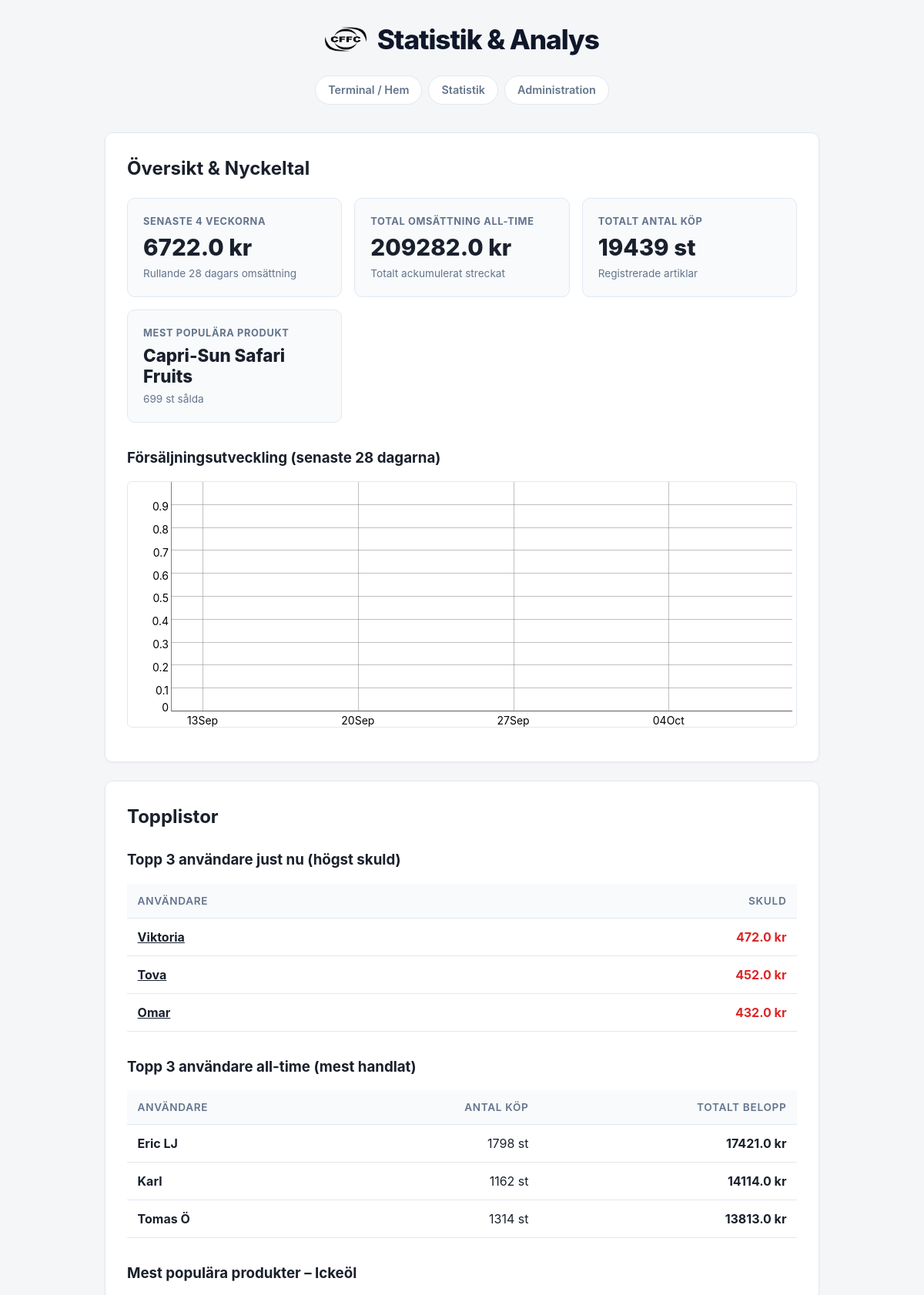
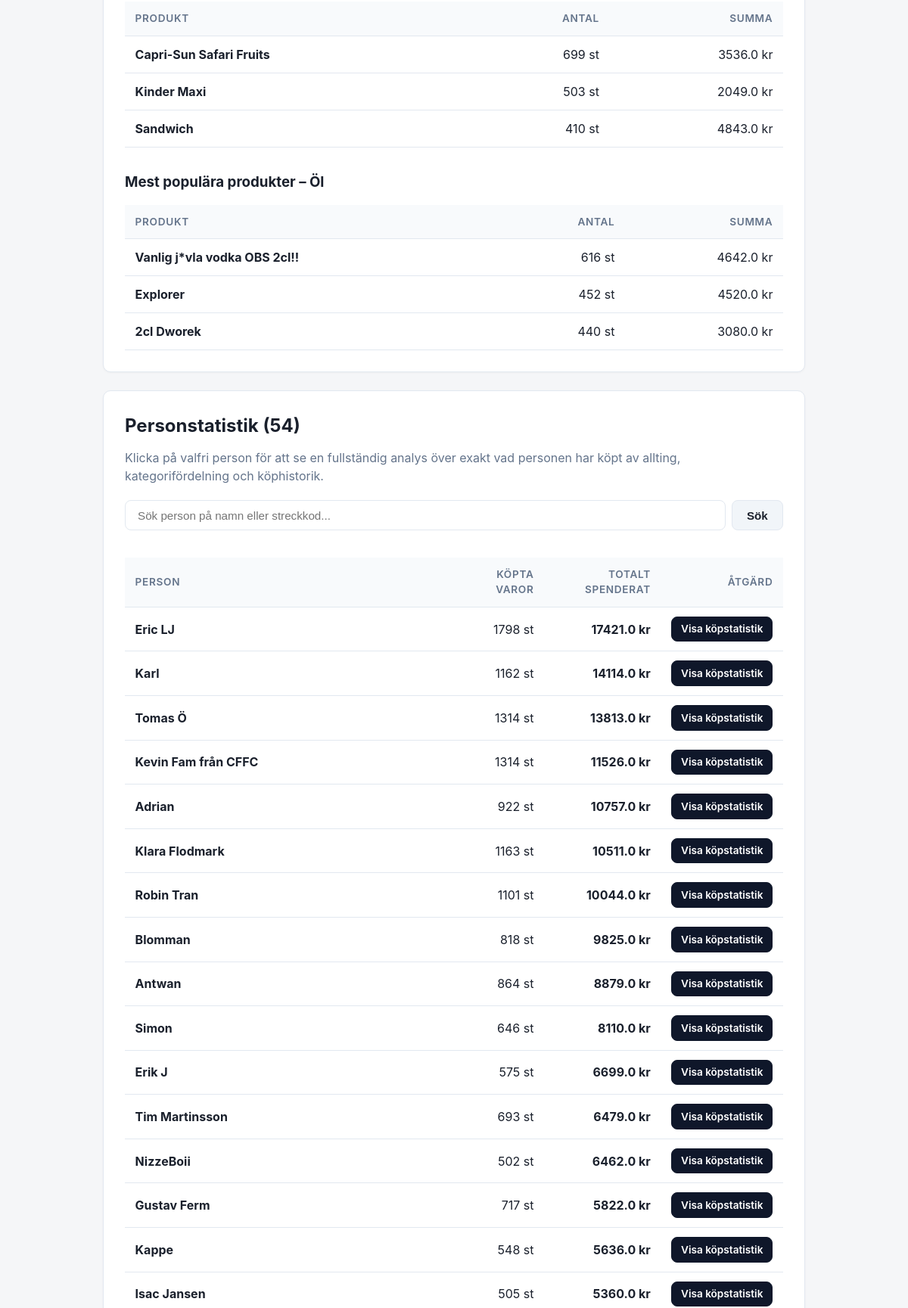
Screenshot of /stats (upper part) with the database file from the repository (2 pictures, top to bottom).
### tables this page shows
CREATE TABLE products (
    id INTEGER PRIMARY KEY AUTOINCREMENT,
    barcode TEXT NOT NULL UNIQUE,
    name TEXT NOT NULL,
    price REAL NOT NULL,
    category_id INTEGER NOT NULL REFERENCES categories(id),
    enabled INTEGER NOT NULL DEFAULT 1,
    hidden INTEGER NOT NULL DEFAULT 0,
    image TEXT,
    notes TEXT,
    created_at TIMESTAMP DEFAULT CURRENT_TIMESTAMP
);

CREATE TABLE users (
    id INTEGER PRIMARY KEY AUTOINCREMENT,
    barcode TEXT NOT NULL UNIQUE,
    name TEXT NOT NULL,
    enabled INTEGER NOT NULL DEFAULT 1,
    hidden INTEGER NOT NULL DEFAULT 0,
    image TEXT,
    notes TEXT,
    created_at TIMESTAMP DEFAULT CURRENT_TIMESTAMP
);

CREATE TABLE categories (
    id INTEGER PRIMARY KEY AUTOINCREMENT,
    name TEXT NOT NULL UNIQUE
);

### app/views/stats.py (the view)
@stats_bp.route('/stats')
def index():
    search_query = request.args.get('q', '').strip()
    users_summary = Stats.user_summary_list(search_query=search_query)
    return render_template(
        'stats.html',
        stats=Stats,
        categories=Category.all(),
        users_summary=users_summary,
        search_query=search_query
    )

### app/db.py (called while the page is built)
def get_db():
    if '_database' not in g:
        db_path = current_app.config['DATABASE']
        os.makedirs(os.path.dirname(os.path.abspath(db_path)), exist_ok=True)
        conn = sqlite3.connect(
            db_path,
            detect_types=sqlite3.PARSE_DECLTYPES | sqlite3.PARSE_COLNAMES
        )
        conn.row_factory = sqlite3.Row
        conn.execute("PRAGMA foreign_keys = ON;")
        conn.execute("PRAGMA journal_mode = WAL;")
        g._database = conn
    return g._database

def query_db(query, args=(), one=False):
    cur = get_db().execute(query, args)
    rv = cur.fetchall()
    cur.close()
    return (rv[0] if rv else None) if one else rv

### app/models/category.py (called while the page is built)
    @classmethod
    def all(cls):
        rows = query_db("SELECT * FROM categories ORDER BY name ASC")
        return [cls(r) for r in rows]

### app/models/stats.py (called while the page is built)
    @classmethod
    def _jobbmat_barcode(cls):
        return current_app.config.get('JOBBMAT_BARCODE', 'Jobbmat')

    @classmethod
    def top_product(cls):
        row = query_db(
            """SELECT p.name, COUNT(t.id) AS count
               FROM products p
               JOIN transactions t ON p.id = t.product_id
               JOIN users u ON u.id = t.user_id
               WHERE u.barcode != ? AND t.price > 0
               GROUP BY p.id
               ORDER BY count DESC LIMIT 1""",
            [cls._jobbmat_barcode()],
            one=True
        )
        if row:
            return (row['name'], int(row['count']))
        return ("None", 0)

    @classmethod
    def top_user_debt(cls):
        now_list = cls.toplist_user_now()
        if now_list:
            return now_list[0]
        return None

    @classmethod
    def top_user_total(cls):
        row = query_db(
            """SELECT u.name, SUM(t.price) AS total
               FROM transactions t
               JOIN users u ON u.id = t.user_id
               WHERE t.price > 0 AND u.barcode != ?
               GROUP BY u.id
               ORDER BY total DESC LIMIT 1""",
            [cls._jobbmat_barcode()],
            one=True
        )
        if row:
            return (row['name'], float(row['total']))
        return ("None", 0.0)

    @classmethod
    def toplist_user_now(cls, limit=3):
        users = User.all()
        users = [u for u in users if u.barcode != cls._jobbmat_barcode()]
        users.sort(key=lambda u: u.debt(), reverse=True)
        return users[:limit]

### app/models/user.py (called while the page is built)
    def exists(self):
        return self.id is not None

### app/templates/stats.html (shortened to what this page needs)
{% extends "layout.html" %}
{% block header_title %}Statistik & Analys{% endblock %}
{% block content %}
<div class="card">
  {% set topprod = stats.top_product() %}
  {% set topdebt = stats.top_user_debt() %}
  {% set toptotal = stats.top_user_total() %}
  <h2>Översikt & Nyckeltal</h2>
  <div class="stats-grid">
    <div class="metric-card">
      <span class="metric-label">Senaste 4 veckorna</span>
      <span class="metric-value">{{ "%.1f"|format(stats.total_four_weeks()) }} kr</span>
      <span class="metric-sub">Rullande 28 dagars omsättning</span>
    </div>
    <div class="metric-card">
      <span class="metric-label">Total omsättning all-time</span>
      <span class="metric-value">{{ "%.1f"|format(stats.total_all_time()) }} kr</span>
      <span class="metric-sub">Totalt ackumulerat streckat</span>
    </div>
    <div class="metric-card">
      <span class="metric-label">Totalt antal köp</span>
      <span class="metric-value">{{ stats.total_purchases_count() }} st</span>
      <span class="metric-sub">Registrerade artiklar</span>
    </div>
    <div class="metric-card">
      <span class="metric-label">Mest populära produkt</span>
      <span class="metric-value" style="font-size: 1.4rem;">{{ topprod[0] }}</span>
      <span class="metric-sub">{{ topprod[1] }} st sålda</span>
    </div>
  </div>
  <h3 style="margin-top: 2rem;">Försäljningsutveckling (senaste 28 dagarna)</h3>
  <div id="graph" style="width: 100%; height: 320px; background: white; margin: 1rem 0; border: 1px solid var(--border); border-radius: 6px;"></div>
</div>
<div class="card">
  <h2>Topplistor</h2>
  <h3 style="margin-top: 1.5rem;">Topp 3 användare just nu (högst skuld)</h3>
  <table>
    <thead>
      <tr>
        <th>Användare</th>
        <th style="text-align: right;">Skuld</th>
      </tr>
    </thead>
    <tbody>
      {% for u in stats.toplist_user_now(3) %}
        <tr>
          <td>
            <a href="{{ url_for('stats.user_stats', barcode=u.barcode) }}" style="color: var(--text-main); text-decoration: underline; font-weight: bold;">
              {{ u.name }}
            </a>
          </td>
          <td style="text-align: right; font-weight: bold; color: var(--danger);">{{ "%.1f"|format(u.debt()) }} kr</td>
        </tr>
      {% endfor %}
    </tbody>
  </table>
  <h3 style="margin-top: 2rem;">Topp 3 användare all-time (mest handlat)</h3>
  <table>
    <thead>
      <tr>
        <th>Användare</th>
        <th style="text-align: right;">Antal köp</th>
        <th style="text-align: right;">Totalt belopp</th>
      </tr>
    </thead>
    <tbody>
      {% for u in stats.toplist_user_alltime(3) %}
        <tr>
          <td><strong>{{ u['name'] }}</strong></td>
          <td style="text-align: right;">{{ u['count'] }} st</td>
          <td style="text-align: right; font-weight: bold;">{{ "%.1f"|format(u['total']) }} kr</td>
        </tr>
      {% endfor %}
    </tbody>
  </table>
  {% for cat in categories %}
    <h3 style="margin-top: 2rem;">Mest populära produkter – {{ cat.name }}</h3>
    {% set cat_prods = stats.toplist_product(cat.id, 3) %}
    {% if cat_prods %}
      <table>
        <thead>
          <tr>
            <th>Produkt</th>
            <th style="text-align: right;">Antal</th>
            <th style="text-align: right;">Summa</th>
          </tr>
        </thead>
        <tbody>
          {% for p in cat_prods %}
            <tr>
              <td><strong>{{ p['name'] }}</strong></td>
              <td style="text-align: right;">{{ p['count'] }} st</td>
              <td style="text-align: right;">{{ "%.1f"|format(p['total']) }} kr</td>
            </tr>
          {% endfor %}
        </tbody>
      </table>
    {% else %}
      <p style="color: var(--text-muted); margin-top: 0.5rem;">Inga köp registrerade i denna kategori.</p>
    {% endif %}
  {% endfor %}
</div>
<div class="card" id="person-statistik">
  <div style="display: flex; justify-content: space-between; align-items: center; margin-bottom: 0.75rem; flex-wrap: wrap; gap: 0.75rem;">
    <h2>Personstatistik ({{ users_summary|length }})</h2>
  </div>
  <p style="color: var(--text-muted); margin-bottom: 1.25rem;">
    Klicka på valfri person för att se en fullständig analys över exakt vad personen har köpt av allting, kategorifördelning och köphistorik.
  </p>
  <div class="search-container">
    <form action="{{ url_for('stats.index') }}#person-statistik" method="get" style="display: flex; gap: 0.5rem; width: 100%;">
      <input
        type="text"
        name="q"
        id="user-stats-search"
        value="{{ search_query or '' }}"
        class="search-input"
        placeholder="Sök person på namn eller streckkod..."
        autocomplete="off"
      >
      <button type="submit" class="btn">Sök</button>
    </form>
  </div>
  <div style="overflow-x: auto;">
    <table id="user-stats-table">
      <thead>
        <tr>
          <th>Person</th>
          <th style="text-align: right;">Köpta varor</th>
          <th style="text-align: right;">Totalt spenderat</th>
          <th style="text-align: right;">Åtgärd</th>
        </tr>
      </thead>
      <tbody>
        {% for u in users_summary %}
          <tr class="user-stats-row" data-search="{{ u.name|lower }} {{ u.barcode|lower }}">
            <td>
              <strong>{{ u.name }}</strong>
            </td>
            <td style="text-align: right;">{{ u.items_count }} st</td>
            <td style="text-align: right; font-weight: bold;">
              {{ "%.1f"|format(u.total_spent) }} kr
            </td>
            <td style="text-align: right; white-space: nowrap;">
              <a href="{{ url_for('stats.user_stats', barcode=u.barcode) }}" class="btn btn-primary" style="padding: 0.35rem 0.75rem; font-size: 0.85rem;">
                Visa köpstatistik
              </a>
            </td>
          </tr>
        {% else %}
          <tr>
            <td colspan="4" style="text-align: center; color: var(--text-muted); padding: 1.5rem;">
              Inga personer matchade sökningen.
            </td>
          </tr>
        {% endfor %}
      </tbody>
    </table>
  </div>
</div>
{% endblock %}

### app/static/style.css (style rules this page uses)
:root { --bg-color: #f5f6f8; --card-bg: #ffffff; --text-main: #1a202c; --text-muted: #64748b; --primary: #0f172a; --primary-hover: #334155; --accent: #2563eb; --danger: #dc2626; --success: #16a34a; --warning: #d97706; --border: #e2e8f0; --border-focus: #3b82f6; --radius: 10px; }
* { box-sizing: border-box; margin: 0; padding: 0; }
body { font-family: -apple-system, BlinkMacSystemFont, "Segoe UI", Roboto, "Helvetica Neue", Arial, sans-serif; background-color: var(--bg-color); color: var(--text-main); line-height: 1.5; padding: 1.5rem 1rem 3rem 1rem; max-width: 960px; margin: 0 auto; min-height: 100vh; display: flex; flex-direction: column; }
.card { background: var(--card-bg); border: 1px solid var(--border); border-radius: var(--radius); padding: 1.75rem; margin-bottom: 1.5rem; box-shadow: 0 1px 3px rgba(0, 0, 0, 0.04); }
.btn { display: inline-flex; align-items: center; justify-content: center; padding: 0.55rem 1.2rem; border-radius: 8px; text-decoration: none; background: #f1f5f9; color: var(--text-main); font-weight: 600; font-size: 0.95rem; border: 1px solid var(--border); cursor: pointer; transition: all 0.15s ease; }
.btn-primary { background: var(--primary); color: #ffffff; border-color: var(--primary); }
.search-container { display: flex; gap: 0.5rem; margin-bottom: 1.25rem; }
.search-input { flex: 1; padding: 0.65rem 1rem; border: 1px solid var(--border); border-radius: 8px; font-size: 0.95rem; outline: none; background: #ffffff; color: var(--text-main); transition: border-color 0.15s, box-shadow 0.15s; }
table { width: 100%; border-collapse: collapse; margin-top: 1rem; }
th, td { padding: 0.75rem 0.85rem; text-align: left; border-bottom: 1px solid var(--border); }
th { background: #f8fafc; color: var(--text-muted); font-weight: 600; font-size: 0.85rem; text-transform: uppercase; letter-spacing: 0.05em; }
.stats-grid { display: grid; grid-template-columns: repeat(auto-fit, minmax(210px, 1fr)); gap: 1rem; margin: 1.25rem 0; }
.metric-card { background: #f8fafc; border: 1px solid var(--border); border-radius: var(--radius); padding: 1.25rem; display: flex; flex-direction: column; }
.metric-card .metric-label { font-size: 0.8rem; color: var(--text-muted); font-weight: 700; text-transform: uppercase; letter-spacing: 0.05em; margin-bottom: 0.4rem; }
.metric-card .metric-value { font-size: 1.85rem; font-weight: 800; color: var(--text-main); line-height: 1.2; }
.metric-card .metric-sub { font-size: 0.85rem; color: var(--text-muted); margin-top: 0.35rem; }

### rows the page displays
products: name "Capri-Sun Safari Fruits", count "699", total "3536.0"
users: name "Viktoria", debt "472.0"
users: name "Tova", debt "452.0"
users: name "Omar", debt "432.0"
users: name "Eric LJ", count "1798", total "17421.0", items_count "1798", total_spent "17421.0"
users: name "Karl", count "1162", total "14114.0", items_count "1162", total_spent "14114.0"
users: name "Tomas Ö", count "1314", total "13813.0", items_count "1314", total_spent "13813.0"
categories: name "Ickeöl"
products: name "Kinder Maxi", count "503", total "2049.0"
products: name "Sandwich", count "410", total "4843.0"
categories: name "Öl"
products: name "Vanlig j*vla vodka OBS 2cl!!", count "616", total "4642.0"
products: name "Explorer", count "452", total "4520.0"
products: name "2cl Dworek", count "440", total "3080.0"
users: name "Kevin Fam från CFFC", items_count "1314", total_spent "11526.0"
users: name "Adrian", items_count "922", total_spent "10757.0"
users: name "Klara Flodmark", items_count "1163", total_spent "10511.0"
users: name "Robin Tran", items_count "1101", total_spent "10044.0"
users: name "Blomman", items_count "818", total_spent "9825.0"
users: name "Antwan", items_count "864", total_spent "8879.0"
users: name "Simon", items_count "646", total_spent "8110.0"
users: name "Erik J", items_count "575", total_spent "6699.0"
users: name "Tim Martinsson", items_count "693", total_spent "6479.0"
users: name "NizzeBoii", items_count "502", total_spent "6462.0"
users: name "Gustav Ferm", items_count "717", total_spent "5822.0"
users: name "Kappe", items_count "548", total_spent "5636.0"
users: name "Isac Jansen", items_count "505", total_spent "5360.0"

### other values shown
{{ "%.1f"|format(stats.total_four_weeks()) }} "6722.0"
{{ "%.1f"|format(stats.total_all_time()) }} "209282.0"
{{ stats.total_purchases_count() }} "19439"
{{ topprod[1] }} "699"
{{ users_summary|length }} "54"
